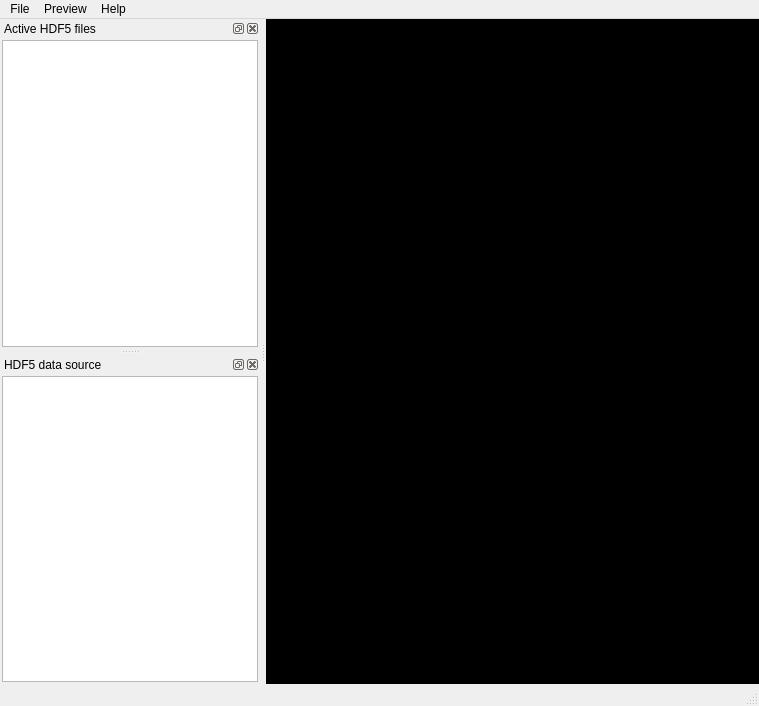
<?xml version="1.0" encoding="UTF-8"?>
<ui version="4.0">
 <class>MainWindow</class>
 <widget class="QMainWindow" name="MainWindow">
  <property name="geometry">
   <rect>
    <x>0</x>
    <y>0</y>
    <width>759</width>
    <height>706</height>
   </rect>
  </property>
  <property name="windowTitle">
   <string>HDF5 preview</string>
  </property>
  <property name="windowIcon">
   <iconset resource="resources.qrc">
    <normaloff>:/icons/resources/icons8-fuchs-48.png</normaloff>:/icons/resources/icons8-fuchs-48.png</iconset>
  </property>
  <widget class="QWidget" name="centralwidget">
   <layout class="QHBoxLayout" name="horizontalLayout">
    <property name="leftMargin">
     <number>0</number>
    </property>
    <property name="topMargin">
     <number>0</number>
    </property>
    <property name="rightMargin">
     <number>0</number>
    </property>
    <property name="bottomMargin">
     <number>0</number>
    </property>
    <item>
     <widget class="previewPlot" name="central_plot" native="true">
      <property name="palette">
       <palette>
        <active>
         <colorrole role="WindowText">
          <brush brushstyle="SolidPattern">
           <color alpha="255">
            <red>255</red>
            <green>255</green>
            <blue>255</blue>
           </color>
          </brush>
         </colorrole>
         <colorrole role="Button">
          <brush brushstyle="SolidPattern">
           <color alpha="255">
            <red>0</red>
            <green>0</green>
            <blue>0</blue>
           </color>
          </brush>
         </colorrole>
         <colorrole role="Light">
          <brush brushstyle="SolidPattern">
           <color alpha="255">
            <red>0</red>
            <green>0</green>
            <blue>0</blue>
           </color>
          </brush>
         </colorrole>
         <colorrole role="Midlight">
          <brush brushstyle="SolidPattern">
           <color alpha="255">
            <red>0</red>
            <green>0</green>
            <blue>0</blue>
           </color>
          </brush>
         </colorrole>
         <colorrole role="Dark">
          <brush brushstyle="SolidPattern">
           <color alpha="255">
            <red>0</red>
            <green>0</green>
            <blue>0</blue>
           </color>
          </brush>
         </colorrole>
         <colorrole role="Mid">
          <brush brushstyle="SolidPattern">
           <color alpha="255">
            <red>0</red>
            <green>0</green>
            <blue>0</blue>
           </color>
          </brush>
         </colorrole>
         <colorrole role="Text">
          <brush brushstyle="SolidPattern">
           <color alpha="255">
            <red>255</red>
            <green>255</green>
            <blue>255</blue>
           </color>
          </brush>
         </colorrole>
         <colorrole role="BrightText">
          <brush brushstyle="SolidPattern">
           <color alpha="255">
            <red>255</red>
            <green>255</green>
            <blue>255</blue>
           </color>
          </brush>
         </colorrole>
         <colorrole role="ButtonText">
          <brush brushstyle="SolidPattern">
           <color alpha="255">
            <red>255</red>
            <green>255</green>
            <blue>255</blue>
           </color>
          </brush>
         </colorrole>
         <colorrole role="Base">
          <brush brushstyle="SolidPattern">
           <color alpha="255">
            <red>0</red>
            <green>0</green>
            <blue>0</blue>
           </color>
          </brush>
         </colorrole>
         <colorrole role="Window">
          <brush brushstyle="SolidPattern">
           <color alpha="255">
            <red>0</red>
            <green>0</green>
            <blue>0</blue>
           </color>
          </brush>
         </colorrole>
         <colorrole role="Shadow">
          <brush brushstyle="SolidPattern">
           <color alpha="255">
            <red>0</red>
            <green>0</green>
            <blue>0</blue>
           </color>
          </brush>
         </colorrole>
         <colorrole role="AlternateBase">
          <brush brushstyle="SolidPattern">
           <color alpha="255">
            <red>0</red>
            <green>0</green>
            <blue>0</blue>
           </color>
          </brush>
         </colorrole>
         <colorrole role="ToolTipBase">
          <brush brushstyle="SolidPattern">
           <color alpha="255">
            <red>255</red>
            <green>255</green>
            <blue>220</blue>
           </color>
          </brush>
         </colorrole>
         <colorrole role="ToolTipText">
          <brush brushstyle="SolidPattern">
           <color alpha="255">
            <red>0</red>
            <green>0</green>
            <blue>0</blue>
           </color>
          </brush>
         </colorrole>
        </active>
        <inactive>
         <colorrole role="WindowText">
          <brush brushstyle="SolidPattern">
           <color alpha="255">
            <red>255</red>
            <green>255</green>
            <blue>255</blue>
           </color>
          </brush>
         </colorrole>
         <colorrole role="Button">
          <brush brushstyle="SolidPattern">
           <color alpha="255">
            <red>0</red>
            <green>0</green>
            <blue>0</blue>
           </color>
          </brush>
         </colorrole>
         <colorrole role="Light">
          <brush brushstyle="SolidPattern">
           <color alpha="255">
            <red>0</red>
            <green>0</green>
            <blue>0</blue>
           </color>
          </brush>
         </colorrole>
         <colorrole role="Midlight">
          <brush brushstyle="SolidPattern">
           <color alpha="255">
            <red>0</red>
            <green>0</green>
            <blue>0</blue>
           </color>
          </brush>
         </colorrole>
         <colorrole role="Dark">
          <brush brushstyle="SolidPattern">
           <color alpha="255">
            <red>0</red>
            <green>0</green>
            <blue>0</blue>
           </color>
          </brush>
         </colorrole>
         <colorrole role="Mid">
          <brush brushstyle="SolidPattern">
           <color alpha="255">
            <red>0</red>
            <green>0</green>
            <blue>0</blue>
           </color>
          </brush>
         </colorrole>
         <colorrole role="Text">
          <brush brushstyle="SolidPattern">
           <color alpha="255">
            <red>255</red>
            <green>255</green>
            <blue>255</blue>
           </color>
          </brush>
         </colorrole>
         <colorrole role="BrightText">
          <brush brushstyle="SolidPattern">
           <color alpha="255">
            <red>255</red>
            <green>255</green>
            <blue>255</blue>
           </color>
          </brush>
         </colorrole>
         <colorrole role="ButtonText">
          <brush brushstyle="SolidPattern">
           <color alpha="255">
            <red>255</red>
            <green>255</green>
            <blue>255</blue>
           </color>
          </brush>
         </colorrole>
         <colorrole role="Base">
          <brush brushstyle="SolidPattern">
           <color alpha="255">
            <red>0</red>
            <green>0</green>
            <blue>0</blue>
           </color>
          </brush>
         </colorrole>
         <colorrole role="Window">
          <brush brushstyle="SolidPattern">
           <color alpha="255">
            <red>0</red>
            <green>0</green>
            <blue>0</blue>
           </color>
          </brush>
         </colorrole>
         <colorrole role="Shadow">
          <brush brushstyle="SolidPattern">
           <color alpha="255">
            <red>0</red>
            <green>0</green>
            <blue>0</blue>
           </color>
          </brush>
         </colorrole>
         <colorrole role="AlternateBase">
          <brush brushstyle="SolidPattern">
           <color alpha="255">
            <red>0</red>
            <green>0</green>
            <blue>0</blue>
           </color>
          </brush>
         </colorrole>
         <colorrole role="ToolTipBase">
          <brush brushstyle="SolidPattern">
           <color alpha="255">
            <red>255</red>
            <green>255</green>
            <blue>220</blue>
           </color>
          </brush>
         </colorrole>
         <colorrole role="ToolTipText">
          <brush brushstyle="SolidPattern">
           <color alpha="255">
            <red>0</red>
            <green>0</green>
            <blue>0</blue>
           </color>
          </brush>
         </colorrole>
        </inactive>
        <disabled>
         <colorrole role="WindowText">
          <brush brushstyle="SolidPattern">
           <color alpha="255">
            <red>0</red>
            <green>0</green>
            <blue>0</blue>
           </color>
          </brush>
         </colorrole>
         <colorrole role="Button">
          <brush brushstyle="SolidPattern">
           <color alpha="255">
            <red>0</red>
            <green>0</green>
            <blue>0</blue>
           </color>
          </brush>
         </colorrole>
         <colorrole role="Light">
          <brush brushstyle="SolidPattern">
           <color alpha="255">
            <red>0</red>
            <green>0</green>
            <blue>0</blue>
           </color>
          </brush>
         </colorrole>
         <colorrole role="Midlight">
          <brush brushstyle="SolidPattern">
           <color alpha="255">
            <red>0</red>
            <green>0</green>
            <blue>0</blue>
           </color>
          </brush>
         </colorrole>
         <colorrole role="Dark">
          <brush brushstyle="SolidPattern">
           <color alpha="255">
            <red>0</red>
            <green>0</green>
            <blue>0</blue>
           </color>
          </brush>
         </colorrole>
         <colorrole role="Mid">
          <brush brushstyle="SolidPattern">
           <color alpha="255">
            <red>0</red>
            <green>0</green>
            <blue>0</blue>
           </color>
          </brush>
         </colorrole>
         <colorrole role="Text">
          <brush brushstyle="SolidPattern">
           <color alpha="255">
            <red>0</red>
            <green>0</green>
            <blue>0</blue>
           </color>
          </brush>
         </colorrole>
         <colorrole role="BrightText">
          <brush brushstyle="SolidPattern">
           <color alpha="255">
            <red>255</red>
            <green>255</green>
            <blue>255</blue>
           </color>
          </brush>
         </colorrole>
         <colorrole role="ButtonText">
          <brush brushstyle="SolidPattern">
           <color alpha="255">
            <red>0</red>
            <green>0</green>
            <blue>0</blue>
           </color>
          </brush>
         </colorrole>
         <colorrole role="Base">
          <brush brushstyle="SolidPattern">
           <color alpha="255">
            <red>0</red>
            <green>0</green>
            <blue>0</blue>
           </color>
          </brush>
         </colorrole>
         <colorrole role="Window">
          <brush brushstyle="SolidPattern">
           <color alpha="255">
            <red>0</red>
            <green>0</green>
            <blue>0</blue>
           </color>
          </brush>
         </colorrole>
         <colorrole role="Shadow">
          <brush brushstyle="SolidPattern">
           <color alpha="255">
            <red>0</red>
            <green>0</green>
            <blue>0</blue>
           </color>
          </brush>
         </colorrole>
         <colorrole role="AlternateBase">
          <brush brushstyle="SolidPattern">
           <color alpha="255">
            <red>0</red>
            <green>0</green>
            <blue>0</blue>
           </color>
          </brush>
         </colorrole>
         <colorrole role="ToolTipBase">
          <brush brushstyle="SolidPattern">
           <color alpha="255">
            <red>255</red>
            <green>255</green>
            <blue>220</blue>
           </color>
          </brush>
         </colorrole>
         <colorrole role="ToolTipText">
          <brush brushstyle="SolidPattern">
           <color alpha="255">
            <red>0</red>
            <green>0</green>
            <blue>0</blue>
           </color>
          </brush>
         </colorrole>
        </disabled>
       </palette>
      </property>
      <property name="autoFillBackground">
       <bool>true</bool>
      </property>
     </widget>
    </item>
   </layout>
  </widget>
  <widget class="QMenuBar" name="menubar">
   <property name="geometry">
    <rect>
     <x>0</x>
     <y>0</y>
     <width>759</width>
     <height>21</height>
    </rect>
   </property>
   <widget class="QMenu" name="menuFile">
    <property name="title">
     <string>File</string>
    </property>
    <addaction name="actionLoadFiles"/>
    <addaction name="separator"/>
    <addaction name="actionExit"/>
   </widget>
   <widget class="QMenu" name="menuPreview">
    <property name="title">
     <string>Preview</string>
    </property>
    <addaction name="actionPreviewDataSource"/>
   </widget>
   <widget class="QMenu" name="menuAbout">
    <property name="title">
     <string>Help</string>
    </property>
    <addaction name="actionAbout_Hdf5_preview"/>
   </widget>
   <addaction name="menuFile"/>
   <addaction name="menuPreview"/>
   <addaction name="menuAbout"/>
  </widget>
  <widget class="QStatusBar" name="statusbar"/>
  <widget class="QDockWidget" name="dockWidget_6">
   <property name="statusTip">
    <string>A list of active HDF5 files</string>
   </property>
   <property name="windowTitle">
    <string>Active HDF5 files</string>
   </property>
   <attribute name="dockWidgetArea">
    <number>1</number>
   </attribute>
   <widget class="QWidget" name="dockWidgetContents_6">
    <layout class="QVBoxLayout" name="verticalLayout_8">
     <property name="leftMargin">
      <number>2</number>
     </property>
     <property name="topMargin">
      <number>2</number>
     </property>
     <property name="rightMargin">
      <number>2</number>
     </property>
     <property name="bottomMargin">
      <number>2</number>
     </property>
     <item>
      <layout class="QVBoxLayout" name="verticalLayout_2">
       <item>
        <widget class="QListWidget" name="listWidget"/>
       </item>
      </layout>
     </item>
    </layout>
   </widget>
  </widget>
  <widget class="QDockWidget" name="dockWidget_8">
   <property name="statusTip">
    <string>Select a data source inside the loaded HDF5 file(s)</string>
   </property>
   <property name="windowTitle">
    <string>HDF5 data source</string>
   </property>
   <attribute name="dockWidgetArea">
    <number>1</number>
   </attribute>
   <widget class="QWidget" name="dockWidgetContents_9">
    <layout class="QVBoxLayout" name="verticalLayout_7">
     <property name="leftMargin">
      <number>2</number>
     </property>
     <property name="topMargin">
      <number>2</number>
     </property>
     <property name="rightMargin">
      <number>2</number>
     </property>
     <property name="bottomMargin">
      <number>2</number>
     </property>
     <item>
      <layout class="QVBoxLayout" name="verticalLayout">
       <item>
        <widget class="QTreeWidget" name="treeWidget">
         <property name="columnCount">
          <number>1</number>
         </property>
         <attribute name="headerVisible">
          <bool>false</bool>
         </attribute>
         <column>
          <property name="text">
           <string notr="true">1</string>
          </property>
         </column>
        </widget>
       </item>
      </layout>
     </item>
    </layout>
   </widget>
  </widget>
  <action name="actionExit">
   <property name="icon">
    <iconset resource="resources.qrc">
     <normaloff>:/icons/resources/icons8-löschen-52.png</normaloff>:/icons/resources/icons8-löschen-52.png</iconset>
   </property>
   <property name="text">
    <string>Exit</string>
   </property>
   <property name="shortcut">
    <string>Ctrl+Q</string>
   </property>
  </action>
  <action name="actionPreviewDataSource">
   <property name="icon">
    <iconset resource="resources.qrc">
     <normaloff>:/icons/resources/icons8-suche-104.png</normaloff>:/icons/resources/icons8-suche-104.png</iconset>
   </property>
   <property name="text">
    <string>PreviewDataSource</string>
   </property>
   <property name="shortcut">
    <string>Ctrl+V</string>
   </property>
  </action>
  <action name="actionLoadFiles">
   <property name="icon">
    <iconset resource="resources.qrc">
     <normaloff>:/icons/resources/icons8-neue-datei-80.png</normaloff>:/icons/resources/icons8-neue-datei-80.png</iconset>
   </property>
   <property name="text">
    <string>LoadFiles</string>
   </property>
   <property name="toolTip">
    <string>Load HDF5 files</string>
   </property>
   <property name="shortcut">
    <string>Ctrl+O</string>
   </property>
  </action>
  <action name="actionAbout_Hdf5_preview">
   <property name="icon">
    <iconset resource="resources.qrc">
     <normaloff>:/icons/resources/icons8-über-52.png</normaloff>:/icons/resources/icons8-über-52.png</iconset>
   </property>
   <property name="text">
    <string>About Hdf5 preview</string>
   </property>
  </action>
 </widget>
 <customwidgets>
  <customwidget>
   <class>previewPlot</class>
   <extends>QWidget</extends>
   <header>hdfpreview.previewPlot</header>
   <container>1</container>
  </customwidget>
 </customwidgets>
 <resources>
  <include location="resources.qrc"/>
 </resources>
 <connections/>
 <slots>
  <slot>viewSelectedDataSource()</slot>
  <slot>loadFiles()</slot>
 </slots>
</ui>
